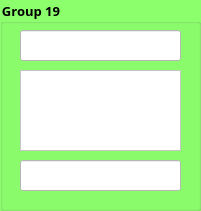
   <widget class="QGroupBox" name="groupBox_23">
    <property name="geometry">
     <rect>
      <x>760</x>
      <y>710</y>
      <width>201</width>
      <height>211</height>
     </rect>
    </property>
    <property name="font">
     <font>
      <family>Mongolian Baiti</family>
      <pointsize>10</pointsize>
      <weight>75</weight>
      <bold>true</bold>
     </font>
    </property>
    <property name="styleSheet">
     <string notr="true">background-color: rgb(140, 255, 108);
boder-radius: 10px;</string>
    </property>
    <property name="title">
     <string>Group 1</string>
    </property>
    <widget class="QLineEdit" name="lineEdit_63">
     <property name="geometry">
      <rect>
       <x>20</x>
       <y>30</y>
       <width>161</width>
       <height>31</height>
      </rect>
     </property>
     <property name="styleSheet">
      <string notr="true">background-color: rgb(255, 255, 255);</string>
     </property>
    </widget>
    <widget class="QTextEdit" name="textEdit_32">
     <property name="geometry">
      <rect>
       <x>20</x>
       <y>70</y>
       <width>161</width>
       <height>81</height>
      </rect>
     </property>
     <property name="styleSheet">
      <string notr="true">background-color: rgb(255, 255, 255);</string>
     </property>
     <property name="html">
      <string>&lt;!DOCTYPE HTML PUBLIC &quot;-//W3C//DTD HTML 4.0//EN&quot; &quot;http://www.w3.org/TR/REC-html40/strict.dtd&quot;&gt;
&lt;html&gt;&lt;head&gt;&lt;meta name=&quot;qrichtext&quot; content=&quot;1&quot; /&gt;&lt;style type=&quot;text/css&quot;&gt;
p, li { white-space: pre-wrap; }
&lt;/style&gt;&lt;/head&gt;&lt;body style=&quot; font-family:'MS Shell Dlg 2'; font-size:7.8pt; font-weight:400; font-style:normal;&quot;&gt;
&lt;p style=&quot;-qt-paragraph-type:empty; margin-top:0px; margin-bottom:0px; margin-left:0px; margin-right:0px; -qt-block-indent:0; text-indent:0px;&quot;&gt;&lt;br /&gt;&lt;/p&gt;&lt;/body&gt;&lt;/html&gt;</string>
     </property>
    </widget>
    <widget class="QLineEdit" name="lineEdit_64">
     <property name="geometry">
      <rect>
       <x>20</x>
       <y>160</y>
       <width>161</width>
       <height>31</height>
      </rect>
     </property>
     <property name="styleSheet">
      <string notr="true">background-color: rgb(255, 255, 255);</string>
     </property>
     <property name="alignment">
      <set>Qt::AlignCenter</set>
     </property>
    </widget>
    <widget class="QGroupBox" name="groupBox_25">
     <property name="geometry">
      <rect>
       <x>0</x>
       <y>0</y>
       <width>201</width>
       <height>211</height>
      </rect>
     </property>
     <property name="font">
      <font>
       <family>Mongolian Baiti</family>
       <pointsize>10</pointsize>
       <weight>75</weight>
       <bold>true</bold>
      </font>
     </property>
     <property name="styleSheet">
      <string notr="true">background-color: rgb(140, 255, 108);</string>
     </property>
     <property name="title">
      <string>Group 19</string>
     </property>
     <widget class="QLineEdit" name="lineEdit_65">
      <property name="geometry">
       <rect>
        <x>20</x>
        <y>30</y>
        <width>161</width>
        <height>31</height>
       </rect>
      </property>
      <property name="styleSheet">
       <string notr="true">background-color: rgb(255, 255, 255);</string>
      </property>
     </widget>
     <widget class="QTextEdit" name="textEdit_33">
      <property name="geometry">
       <rect>
        <x>20</x>
        <y>70</y>
        <width>161</width>
        <height>81</height>
       </rect>
      </property>
      <property name="styleSheet">
       <string notr="true">background-color: rgb(255, 255, 255);</string>
      </property>
      <property name="html">
       <string>&lt;!DOCTYPE HTML PUBLIC &quot;-//W3C//DTD HTML 4.0//EN&quot; &quot;http://www.w3.org/TR/REC-html40/strict.dtd&quot;&gt;
&lt;html&gt;&lt;head&gt;&lt;meta name=&quot;qrichtext&quot; content=&quot;1&quot; /&gt;&lt;style type=&quot;text/css&quot;&gt;
p, li { white-space: pre-wrap; }
&lt;/style&gt;&lt;/head&gt;&lt;body style=&quot; font-family:'MS Shell Dlg 2'; font-size:7.8pt; font-weight:400; font-style:normal;&quot;&gt;
&lt;p style=&quot;-qt-paragraph-type:empty; margin-top:0px; margin-bottom:0px; margin-left:0px; margin-right:0px; -qt-block-indent:0; text-indent:0px;&quot;&gt;&lt;br /&gt;&lt;/p&gt;&lt;/body&gt;&lt;/html&gt;</string>
      </property>
     </widget>
     <widget class="QLineEdit" name="lineEdit_66">
      <property name="geometry">
       <rect>
        <x>20</x>
        <y>160</y>
        <width>161</width>
        <height>31</height>
       </rect>
      </property>
      <property name="styleSheet">
       <string notr="true">background-color: rgb(255, 255, 255);</string>
      </property>
      <property name="alignment">
       <set>Qt::AlignCenter</set>
      </property>
     </widget>
    </widget>
   </widget>
